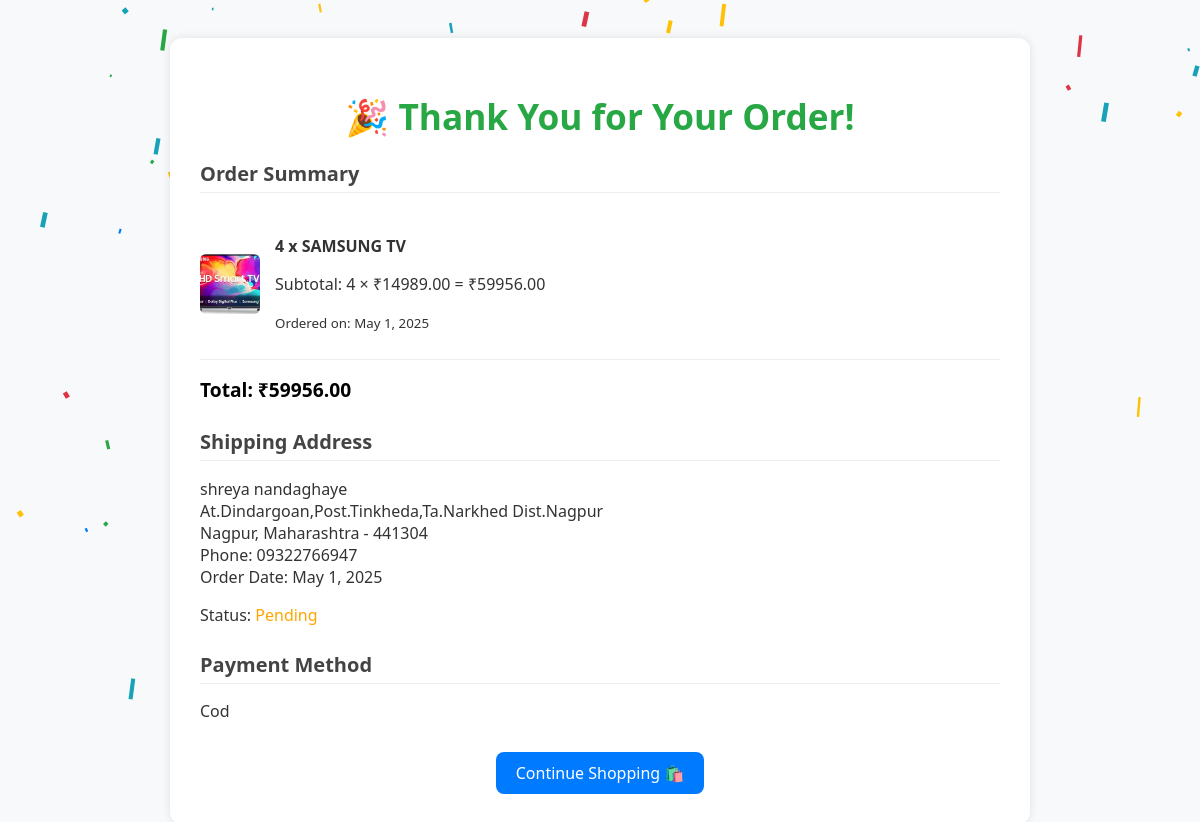
The page /thank-you/50/ (signed in) on the database its author committed.
### ecommerceapp/models.py (models this page shows, shortened)
class OrderItem(models.Model):
    order = models.ForeignKey(Order, on_delete=models.CASCADE, related_name='items')
    product = models.ForeignKey(Product, on_delete=models.CASCADE)
    quantity = models.PositiveIntegerField(default=1)
    address = models.CharField(max_length=100,default='',blank=True)
    phone = models.CharField(max_length=100,default='',blank=True)
    date =  models.DateField(default= datetime.datetime.today)
    status = models.BooleanField(default=False)
    def subtotal(self):
        return self.product.price * self.quantity

class Product(models.Model):
    name = models.CharField(max_length=255)
    description = models.TextField()
    price = models.DecimalField(max_digits=8, decimal_places=2)
    image = models.ImageField(upload_to='product_images/')

class Order(models.Model):
    user = models.ForeignKey(User, on_delete=models.CASCADE)
    address = models.ForeignKey('Address', on_delete=models.SET_NULL, null=True, blank=True)
    created_at = models.DateTimeField(auto_now_add=True)
    payment_method = models.CharField(max_length=20, choices=[
        ('cod', 'Cash on Delivery'),
        ('upi', 'UPI'),
        ('paypal', 'PayPal'),
        ('netbanking', 'Net Banking'),
    ])
    is_ordered = models.BooleanField(default=False)
    total_price = models.DecimalField(max_digits=10, decimal_places=2, default=0)  # ✅ Added field

class Address(models.Model):
    user = models.ForeignKey(User, on_delete=models.CASCADE, related_name='addresses')
    full_name = models.CharField(max_length=100)
    mobile = models.CharField(max_length=15)
    address_line = models.TextField()
    city = models.CharField(max_length=100)
    state = models.CharField(max_length=100)
    pincode = models.CharField(max_length=10)
    country = models.CharField(max_length=100, default='India')
    created_at = models.DateTimeField(auto_now_add=True)

### ecommerceapp/views.py (the view)
# urls.py: path('thank-you/<int:order_id>/', views.thank_you, name='thank_you'),
@login_required
def thank_you(request, order_id):
    order = get_object_or_404(Order, id=order_id, user=request.user)
    return render(request, 'ecommerceapp/thank_you.html', {'order': order})

### ecommerceapp/templates/ecommerceapp/thank_you.html (shortened to what this page needs)
<!DOCTYPE html>
<html lang="en">
<head>
</head>
<body>
<div class="container">
    <h1>🎉 Thank You for Your Order!</h1>
    <div class="section">
        <h2>Order Summary</h2>
        <ul>
            {% for item in order.items.all %}
                <li>
                    <img src="{{ item.product.image.url }}" alt="{{ item.product.name }}" class="product-img">
                    <div>
                        <p><strong>{{ item.quantity }} x {{ item.product.name }}</strong></p>
                        <p>Subtotal: {{ item.quantity|floatformat:0|add:""|floatformat:0|floatformat }} × ₹{{ item.product.price }} = ₹{{ item.subtotal }}</p>
                        <p><small>Ordered on: {{ item.date }}</small></p>
                    </div>
                </li>
            {% endfor %}
        </ul>
        <p class="total">Total: ₹{{ order.total_price }}</p>
    </div>
    <div class="section">
        <h2>Shipping Address</h2>
        <p>
            {{ order.address.full_name }}<br>
            {{ order.address.address_line }}<br>
            {{ order.address.city }}, {{ order.address.state }} - {{ order.address.pincode }}<br>
            Phone: {{ order.address.mobile }}<br>
            Order Date: {{ order.items.first.date }}
        </p>
        <p>Status:
            {% if item.status %}
                <span style="color: green;">Delivered</span>
            {% else %}
                <span style="color: orange;">Pending</span>
            {% endif %}
        </p>
    </div>
    <div class="section">
        <h2>Payment Method</h2>
        <p>{{ order.payment_method|capfirst }}</p>
    </div>
    <a href="{% url 'shop' %}" class="btn">Continue Shopping 🛍️</a>
</div>
</body>
</html>

### ecommerceapp/templates/ecommerceapp/thank_you.html (style rules this page uses)
body { font-family: 'Segoe UI', Tahoma, Geneva, Verdana, sans-serif; background-color: #f8f9fa; color: #333; padding: 30px; overflow-x: hidden; }
.container { max-width: 800px; margin: 0 auto; background-color: #ffffff; border-radius: 12px; padding: 30px; box-shadow: 0 0 10px rgba(0,0,0,0.1); position: relative; z-index: 10; }
h1 { color: #28a745; text-align: center; margin-bottom: 20px; font-size: 2.2em; animation: popUp 0.8s ease-out; }
.section { margin-bottom: 25px; }
.section h2 { font-size: 20px; color: #444; border-bottom: 1px solid #eee; padding-bottom: 5px; }
ul { padding-left: 0; list-style-type: none; }
li { display: flex; align-items: center; padding: 10px 0; border-bottom: 1px solid #eee; }
.product-img { width: 60px; height: 60px; object-fit: cover; border-radius: 6px; margin-right: 15px; }
.total { font-weight: bold; font-size: 1.2em; color: #000; margin-top: 10px; }
.btn { display: block; width: fit-content; margin: 30px auto 0; padding: 10px 20px; background-color: #007bff; color: white; text-decoration: none; border-radius: 8px; text-align: center; }

### rows shown on the page
OrderItem: product.image (picture), quantity "4", product.name "SAMSUNG TV", quantity|add "4", product.price "14989.00", subtotal "59956.00", date "May 1, 2025"
Order: total_price "59956.00", address.full_name "shreya nandaghaye", address.address_line "At.Dindargoan,Post.Tinkheda,Ta.Narkhed Dist.Nagpur", address.city "Nagpur", address.state "Maharashtra", address.pincode "441304", address.mobile "09322766947", items.first "May 1, 2025", payment_method "Cod"
